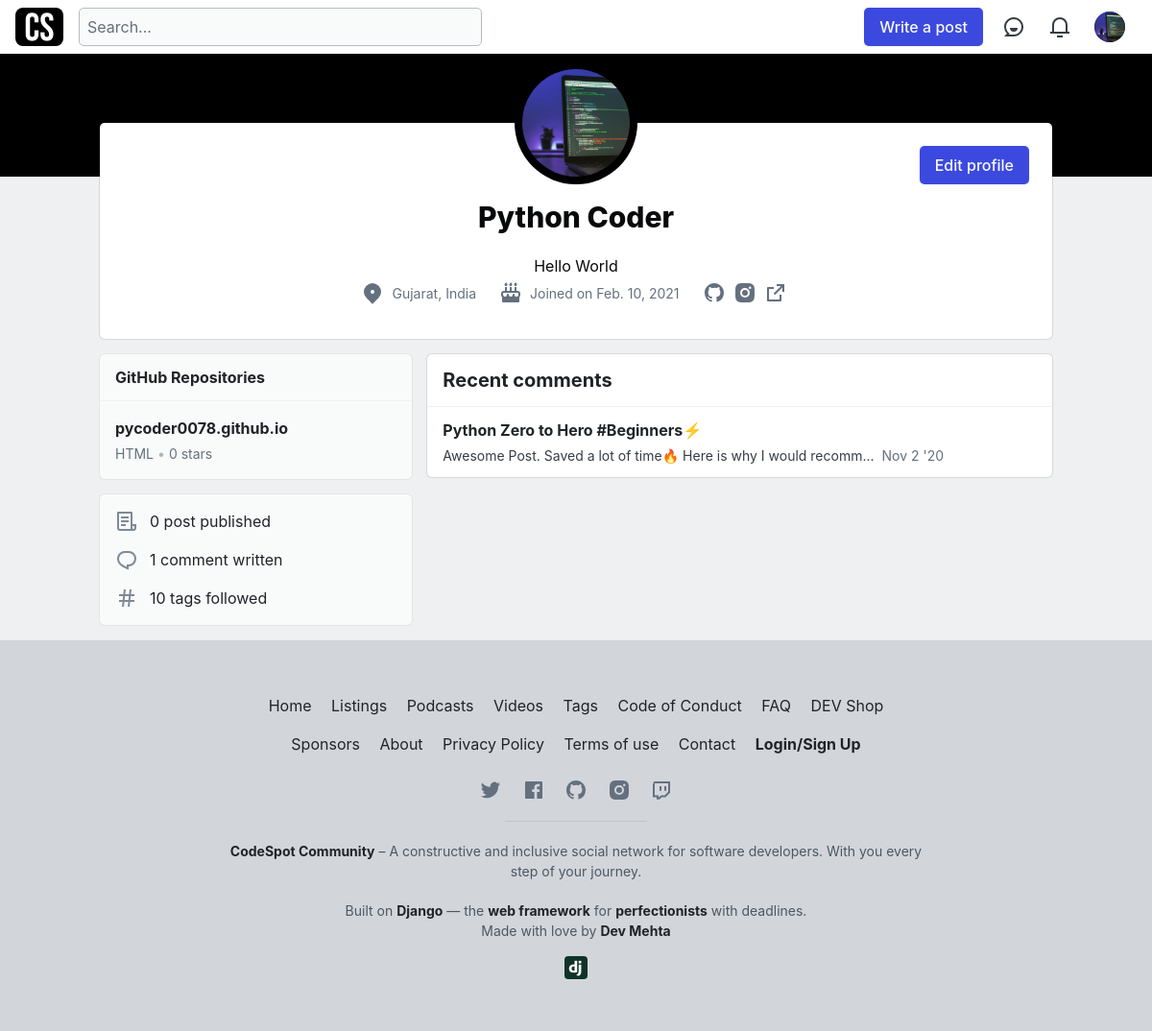
The app's page /PyCoder0078/ (signed in), older data.
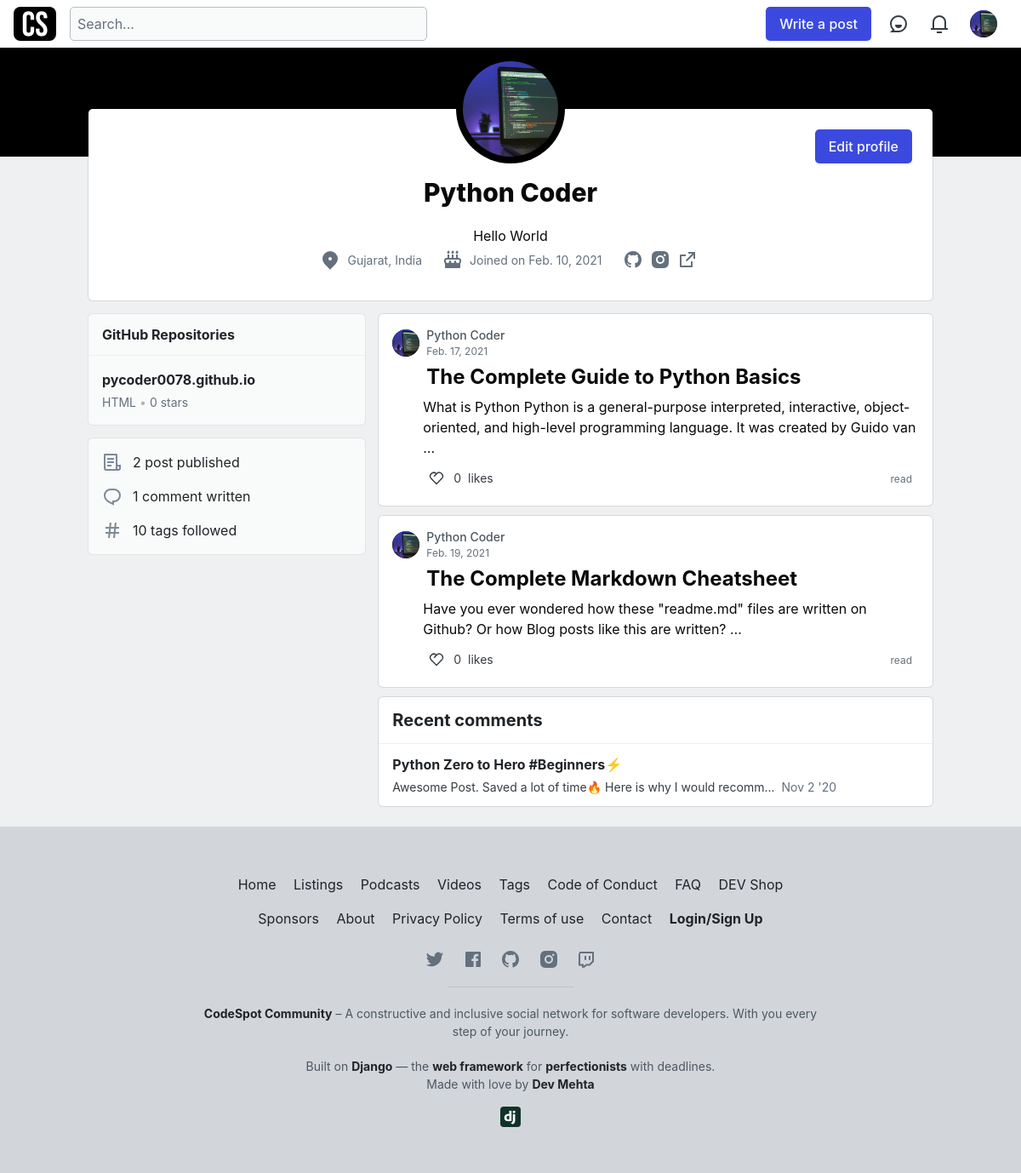
The same page, newer data.
### accounts/models.py (models this page shows, shortened)
class GitHubRepo(models.Model):
	user = models.ForeignKey(User, on_delete=models.CASCADE)
	name = models.CharField(max_length=255)
	description = models.TextField(blank=True)
	top_language = models.CharField(max_length=255,blank=True)
	stars = models.IntegerField(blank=True)
	fork = models.BooleanField(default=False)
	url = models.URLField(blank=True)

class Profile(models.Model):
	user = models.ForeignKey(User, on_delete=models.CASCADE)
	name = models.CharField(max_length=80)
	email = models.EmailField()
	location = models.CharField(max_length=255)
	profile_picture = models.ImageField(upload_to='media/images/profile_picture', max_length=500)
	bio = models.TextField()
	website = models.URLField(blank=True)
	followers = models.ManyToManyField('Profile',related_name='followed_by')
	following = models.ManyToManyField('Profile')
	gitlab_url = models.URLField(blank=True)
	behance_url = models.URLField(blank=True)
	instagram_url = models.URLField(blank=True)
	github_url = models.URLField(blank=True)
	def __str__(self):
		return str(self.user.username)
	def get_post_count(self):
		posts = post_models.Post.objects.filter(author=self.user)
		return posts.count()

### posts/models.py (models this page shows)
class Post(models.Model):
	author= models.ForeignKey(User, on_delete=models.CASCADE)
	title= models.CharField(max_length=300)
	url= models.SlugField(max_length=300)
	content= models.TextField()
	created_on = models.DateTimeField(auto_now_add= True)
	likes= models.IntegerField(default=0)
	def __str__(self):
		return self.title
	def get_readtime(self):
		result = readtime.of_html(self.content)
		return result.text
	def get_profile(self):
		result = account_models.Profile.objects.get(user=self.author)
		return result

### accounts/views.py (the view, shortened to what this page needs)
# urls.py: path('<slug:username>/', login_required(views.DetailProfile.as_view()), name='detail_profile'),
class DetailProfile(View):
	def get(self, request, *args, **kwargs):
		u = User.objects.filter(username=self.kwargs['username'])
		if u.exists():
			u = u[0]
			context = {}
			p = Profile.objects.get(user=u)
			sameUser = True if u.username == request.user.username else False
			gh = GitHubProfile.objects.filter(user=u)
			posts = Post.objects.filter(author=u)
			if gh.exists():
				context['github_profile'] = gh[0]
			context['profile'] = p
			context['sameUser'] = sameUser
			context['posts'] = posts
			return render(request, "accounts/profile_detail.html", context)

### accounts/templates/accounts/profile_detail.html (shortened to what the changed rows need)
{% extends 'base.html' %}
{% load static %}
{% load humanizelib %}
{% block body %}
<div
  id="page-content"
  class="wrapper stories stories-index"
  data-current-page="stories-index"
>
  <div id="page-content-inner">
    <div class="brand-bg">
      <div class="crayons-layout crayons-layout--limited-l pt-7 m:pt-9">
        <header class="profile-header crayons-card mt-2">
          <div class="relative profile-header__top">
            <span class="crayons-avatar crayons-avatar--3xl">
              <img
                src="{{profile.profile_picture.url}}"
                alt="{{profile}} profile picture"
                class="crayons-avatar__image"
                width="128"
                height="128"
              />
            </span>
          </div>
          <div class="profile-header__details">
            <h1 class="crayons-title fw-heavy mb-2">{{profile.name}}</h1>
            <p
              class="fs-base m:fs-l color-base-90 mb-4 mx-auto max-w-100 m:max-w-75"
            >
              {{profile.bio|linebreaks}}
            </p>
            <div class="profile-header__meta">
              <span class="profile-header__meta__item">
                {{profile.location}}
              </span>
              <span class="profile-header__meta__item">
                Joined on&nbsp;
                <time class="date"
                  >{{profile.user.date_joined.date|naturaltime}}</time
                >
              </span>
              <span class="profile-header__meta__item -ml-1">
                {% if profile.github_url %}
                <a
                  href="{{profile.github_url}}"
                  target="_blank"
                  rel="noopener me"
                  class="px-1 align-middle inline-block"
                >
                </a>
                {% endif %} {% if profile.instagram_url %}
                <a
                  href="{{profile.instagram_url}}"
                  target="_blank"
                  rel="noopener nofollow me"
                  class="px-1 align-middle inline-block"
                >
                </a>
                {% endif %} {% if profile.website %}
                <a
                  href="{{profile.website}}"
                  target="_blank"
                  rel="noopener nofollow me"
                  class="px-1 align-middle inline-block"
                >
                </a>
                {% endif %}
              </span>
            </div>
          </div>
        </header>
      </div>
    </div>
    <div
      class="crayons-layout crayons-layout--limited-l crayons-layout--2-cols crayons-layout--2-cols--1-2 pt-4 m:pt-0"
      id="index-container"
      data-params='{"user_id":503766,"class_name":"Article","sort_by":"published_at","sort_direction":"desc"}'
      data-which="articles"
      data-tag=""
      data-feed="base-feed"
      data-articles-since="0"
    >
      <div class="crayons-layout__sidebar-left">
        <div class="gap-2 m:gap-4 hidden m:grid js-user-info">
          <div class="crayons-card crayons-card--secondary">
            <div>
              {% for i in github_profile.repos.all %}
              <a
                href="{{i.url}}"
                target="_blank"
                rel="noopener"
                class="crayons-link crayons-link--contentful"
              >
                <p class="fw-bold flex items-center">{{i.name}}</p>
                <p class="fs-s color-base-60 flex items-center">
                  {% ifnotequal i.top_language '' %} {{ i.top_language }}
                  <span class="opacity-50 inline-block px-1">•</span>
                  {% endifnotequal %}
				  {% ifequal i.stars 1 %}
				  {{i.stars}} star
				  {% else %}
				  {{ i.stars }} stars
				  {% endifequal %}
                </p>
              </a>
              {% endfor %}
            </div>
          </div>
          <div class="crayons-card crayons-card--secondary p-4">
            <div class="flex items-center mb-4">
              {{profile.get_post_count}} post published
            </div>
            <div class="flex items-center mb-4">
              1 comment written
            </div>
            <div class="flex items-center">
              10 tags followed
            </div>
          </div>
        </div>
      </div>
      <main class="crayons-layout__content articles-list" id="articles-list">
        <div class="substories" id="substories">
		  {% for post in posts %}
          <div class="crayons-story">
            <div class="crayons-story__body">
              <div class="crayons-story__top">
                <div class="crayons-story__meta">
                  <div class="crayons-story__author-pic">
                    <a
                      href="/{{post.author}}"
                      class="crayons-avatar crayons-avatar--l"
                    >
                      <img
                        src="{{post.get_profile.profile_picture.url}}"
                        alt="{{post.author}} profile"
                        class="crayons-avatar__image"
                      />
                    </a>
                  </div>
                  <div>
                    <p>
                      <a
                        href="/{{post.author}}"
                        class="crayons-story__secondary fw-medium"
                      >
                        {{post.get_profile.name}}
                      </a>
                    </p>
                    <a
                      href="/{{post.author}}/{{post.url}}"
                      class="crayons-story__tertiary fs-xs"
                      ><time
                        >{{post.created_on.date}}</time
                      ></a>
                  </div>
                </div>
              </div>
              <div class="crayons-story__indention">
                <h2 class="crayons-story__title">
                  <a
                    href="/{{post.author}}/{{post.url}}"
                    >
                    {{post.title}}
                  </a>
                </h2>
                <div class="crayons-story__tags">
                  <p>{{post.content|striptags|truncatewords:20}}</p>
                </div>
                <div class="crayons-story__bottom">
                  <div class="crayons-story__details">
                    <a
                      href="/{{post.author}}/{{post.url}}"
                      class="crayons-btn crayons-btn--s crayons-btn--ghost crayons-btn--icon-left"
                      data-reaction-count=""
                      data-reactable-id="503506"
                    >
                      {{post.likes}}
					  {% ifequal post.likes 1 %}
                      <span class="hidden s:inline">&nbsp;like</span>
					  {% else %}
                      <span class="hidden s:inline">&nbsp;likes</span>
					  {% endifequal %}
					</a>
                  </div>
                  <div class="crayons-story__save">
                    <small class="crayons-story__tertiary fs-xs mr-2">
                      {{post.get_readtime}} read
                    </small>
                  </div>
                </div>
              </div>
            </div>
          </div>
		  {% endfor %}
        </div>
      </main>
    </div>
  </div>
</div>
{% endblock %}

### accounts/templates/header.html (shortened to what this page needs)
<header class="crayons-header print-hidden" role="banner">
    <div class="crayons-header__container">
      <a href="/" class="site-logo" aria-label="DEV Community Home">
        <img src="/static/images/logo.png" style="border-radius: 8px;" alt="" width="50">
      </a>
      <div class="crayons-header--search js-search-form" id="header-search"><form method="get" action="/search" accept-charset="UTF-8"><input type="hidden" id="" name="utf8" placeholder="" autocomplete="" value="✓"><input class="crayons-header--search-input crayons-textfield" type="text" name="q" placeholder="Search..." autocomplete="off" aria-label="search"></form>
      </div>
      <div class="flex items-center h-100 ml-auto">
        <a href="/new" class="crayons-btn hidden mr-2 whitespace-nowrap m:block ml-auto">Write a post</a>
        <a href="/connect" id="connect-link" class="crayons-header__link crayons-btn crayons-btn--ghost crayons-btn--icon-rounded" aria-label="Connect">
        </a>
        <a href="/notifications" id="notifications-link" class="crayons-header__link crayons-btn crayons-btn--ghost crayons-btn--icon-rounded" aria-label="Notifications">
        </a>
        <div class="crayons-header__menu desktop" id="crayons-header__menu">
          <button type="button" class="crayons-header__menu__trigger" id="member-menu-button" aria-label="Navigation menu" aria-expanded="false">
            <span class="crayons-avatar crayons-avatar--l">
				<img class="crayons-avatar__image" alt="" id="nav-profile-image" src="{{profile.profile_picture.url}}"></span>
          </button>
        </div>
      </div>
    </div>
  </header>

Row changes from the older to the newer data that the page shows:
computed for Profile "Python Coder": get_post_count "0" → "2"
added Post: get_profile.profile_picture (picture), get_profile.name "Python Coder", created_on "Feb. 17, 2021", title "The Complete Guide to Python Basics", content "What is Python Python is a general-purpose interpreted, interactive, object-oriented, and high-level programming language. It was created by Guido van …", likes "0"
added Post: get_profile.profile_picture (picture), get_profile.name "Python Coder", created_on "Feb. 19, 2021", title "The Complete Markdown Cheatsheet", content "Have you ever wondered how these \"readme.md\" files are written on Github? Or how Blog posts like this are written? …", likes "0"
